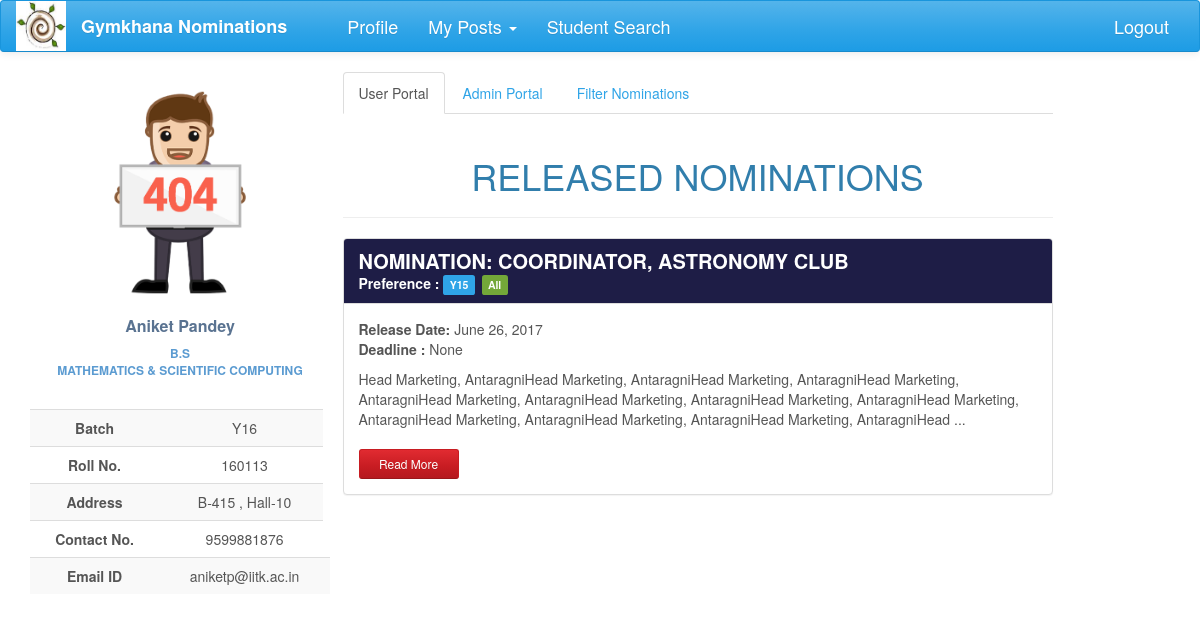
/nominations/ (signed in), run on an earlier commit of the app's database.
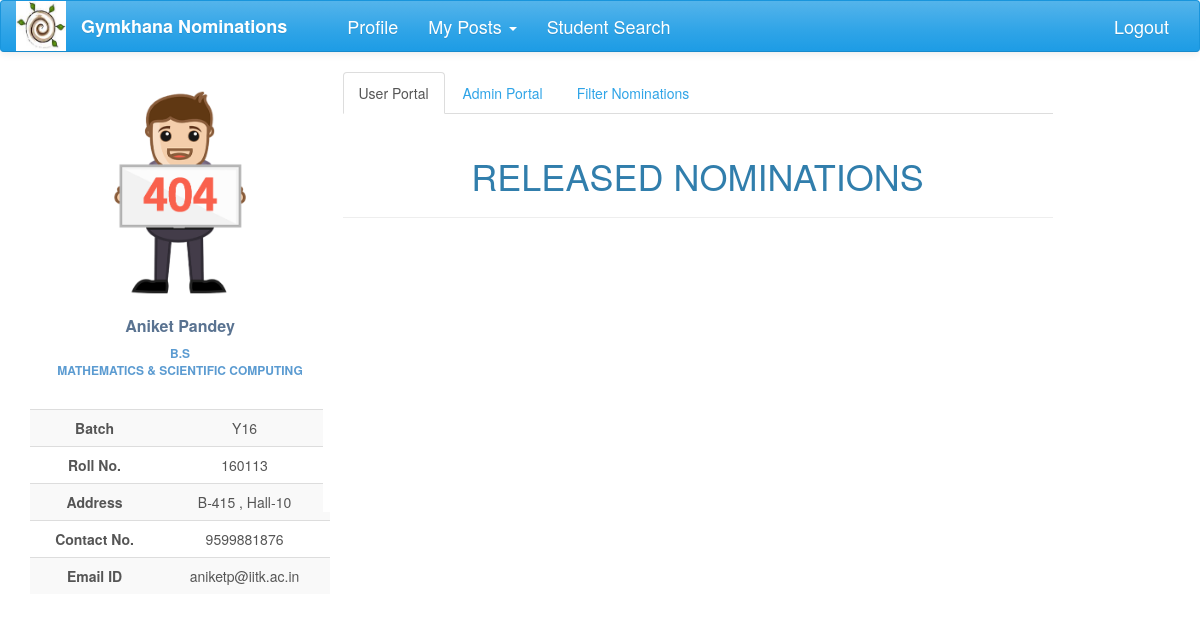
And on a later commit of the database.
### nomi/models.py (models this page shows, shortened)
class Nomination(models.Model):
    name = models.CharField(max_length=200)
    description = models.TextField(max_length=20000, null=True, blank=True)
    brief_desc = models.TextField(max_length=300, null=True, blank=True)
    nomi_post = models.ForeignKey(Post, null=True)
    nomi_form = models.OneToOneField('forms.Questionnaire', null=True, blank=True)
    status = models.CharField(max_length=50, choices=STATUS, default='Nomination created')
    result_approvals = models.ManyToManyField(Post, related_name='result_approvals', symmetrical=False, blank=True)
    nomi_approvals = models.ManyToManyField(Post, related_name='nomi_approvals', symmetrical=False, blank=True)
    group_status = models.CharField(max_length=50, choices= GROUP_STATUS, default='normal')
    tags = models.ManyToManyField(Club, related_name='club_nomi', symmetrical=False, blank=True)
    opening_date = models.DateField(null=True, blank=True)
    closing_date = models.DateField(null=True, blank=True, editable=True)
    year_choice = models.CharField(max_length=100, choices=YEAR_1, null=True)
    hall_choice = models.CharField(max_length=100, choices=HALL_1, null=True)
    dept_choice = models.CharField(max_length=100, choices=DEPT_1, null=True)

### nomi/views.py (the view, shortened to what this page needs)
@login_required
def index(request):
    if request.user.is_authenticated:
        try:
            posts = Post.objects.filter(post_holders=request.user)
            username = UserProfile.objects.get(user=request.user)
            club_filter = ClubFilter(request.POST or None)
            grouped_nomi = GroupNomination.objects.filter(status='out')
            nomi = Nomination.objects.filter(group_status='normal').filter(status='Nomination out')
            result_query = sorted(chain(nomi, grouped_nomi), key=attrgetter('opening_date'), reverse=True)
            return render(request, 'index1.html', context={'posts': posts, 'username': username,
                                                           'result_query': result_query, 'club_filter': club_filter})
        except ObjectDoesNotExist:
            profile = UserProfile.objects.create(user=request.user)
            pk = profile.pk
            return HttpResponseRedirect(reverse('profile_update', kwargs={'pk': pk}))
    else:
        return HttpResponseRedirect(reverse('login'))

### nomi/global_contexts.py (called while the page is built)
def context(request):
    if request.user.is_authenticated:
        try:
            my_profile = UserProfile.objects.get(user=request.user)
            my_posts = Post.objects.filter(post_holders=request.user)
            length = len(my_posts)
            senate = False
            for post in my_posts:
                if post.perms == 'can ratify the post':
                    senate = True
            return {'my_posts': my_posts, 'my_profile': my_profile, 'senate': senate, 'length': length}
        except ObjectDoesNotExist:
            return {'my_posts': 0, 'my_profile': 0}
    else:
        return {'my_posts': 0, 'my_profile': 0}

### nomi/models.py (called while the page is built)
    def __str__(self):
        return self.club_name

    def image_url(self):
        if self.user_img and hasattr(self.user_img, 'url'):
            return self.user_img.url
        else:
            return '/static/nomi/img/banner.png'

### nomi/templatetags/temp_tags.py (called while the page is built)
@register.filter
def to_class_name(value):
    return value.__class__.__name__

@register.filter
def group_status(group):
    out = False
    for nomi in group.nominations.all():
        if nomi.status == 'Nomination out':
            out = True
            break
    return out

### nomi/templates/index1.html (shortened to what this page needs)
{% extends 'base2.html' %}
{% load staticfiles %}
{% load bootstrap %}
{% load temp_tags %}
{% block content %}
<div class="profile-content ">
    <div>
         <ul class="nav nav-tabs">
             <li class="active"><a href="#user" data-toggle="tab" aria-expanded="true">User Portal</a></li>
             {% if posts %}
              <li><a href="{% url 'admin_portal' %}" aria-expanded="false">Admin Portal</a></li>
             {% endif %}
            <li><a href="#filter" data-toggle="tab" aria-expanded="true">Filter Nominations</a></li>
         </ul>
    </div>
    <div id="myTabContent" class="tab-content">
         <div class="tab-pane fade active in profile-nominations" id="user">
                <br>
                <div>
                <div>
                    <h1 style="text-align: center">RELEASED NOMINATIONS</h1>
                    <hr>
                </div>
                    {% for nomi in result_query %}
                    {% if nomi|to_class_name == 'Nomination' %}
                    <div class="panel panel-success">
                    <div class="panel-heading" style="background-color: #1e1d46">
                        <h3 class="panel-title" style="font-weight: bolder; font-size: 20px">{{ nomi.name.upper }}</h3>
                        <span style="font-weight: bolder">Preference : </span>
                        <span class="label label-primary">{{nomi.year_choice}}</span>
                        <span class="label label-success">{{nomi.dept_choice}}</span>
                    </div>
                    <div class="panel-body">
                        <div><span style="font-weight: bold">Release Date: </span> {{nomi.opening_date}}</div>
                        <p><span style="font-weight: bolder"> Deadline :  </span>{{nomi.closing_date}}</p>
                        <p>{{nomi.brief_desc}} ...</p>
                        <a href="{% url 'nomi_detail' nomi_pk=nomi.pk %}"
                           class="btn btn-sm read-more-button btn-danger">Read More</a>
                    </div>
                    </div>
                        {% endif %}
                    {% endfor %}
                </div>
         </div>
    </div>
</div>
{% endblock %}

What changed in the data, as far as the page shows it:
no longer on this page (row edited): Nomination: name "NOMINATION: COORDINATOR, ASTRONOMY CLUB", year_choice "Y15", dept_choice "All", opening_date "June 26, 2017", closing_date "None", brief_desc "Head Marketing, AntaragniHead Marketing, AntaragniHead Marketing, AntaragniHead Marketing, AntaragniHead Marketing, AntaragniHead Marketing, AntaragniHead Marketing, AntaragniHead Marketing, AntaragniHead Marketing, AntaragniHead Marketing, AntaragniHead Marketing, AntaragniHead"
